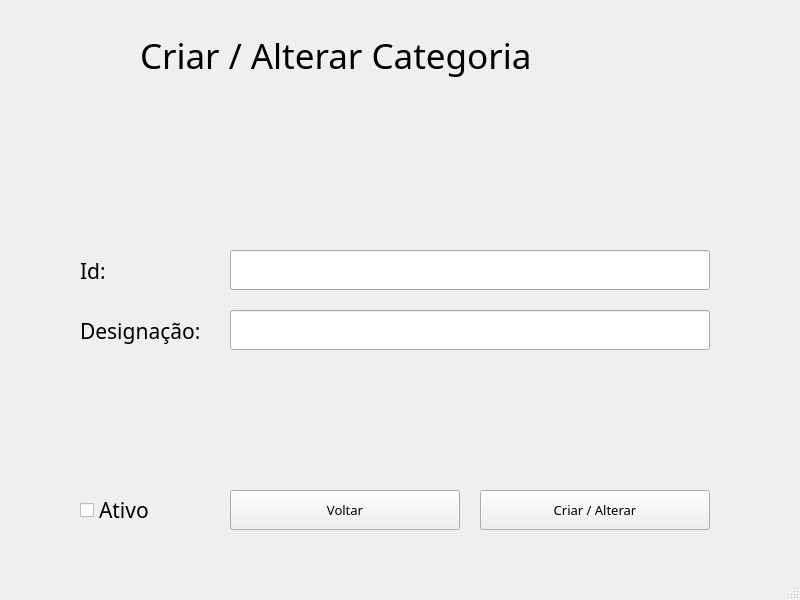
<?xml version="1.0" encoding="UTF-8"?>
<ui version="4.0">
 <class>MainWindow</class>
 <widget class="QMainWindow" name="MainWindow">
  <property name="geometry">
   <rect>
    <x>0</x>
    <y>0</y>
    <width>800</width>
    <height>600</height>
   </rect>
  </property>
  <property name="windowTitle">
   <string>Criar ou Alterar Fornecedor</string>
  </property>
  <widget class="QWidget" name="centralwidget">
   <widget class="QPushButton" name="pushButton_Voltar">
    <property name="geometry">
     <rect>
      <x>230</x>
      <y>490</y>
      <width>230</width>
      <height>40</height>
     </rect>
    </property>
    <property name="font">
     <font>
      <family>OCR A Extended</family>
      <pointsize>10</pointsize>
     </font>
    </property>
    <property name="text">
     <string>Voltar</string>
    </property>
   </widget>
   <widget class="QLabel" name="label_5">
    <property name="geometry">
     <rect>
      <x>140</x>
      <y>30</y>
      <width>531</width>
      <height>50</height>
     </rect>
    </property>
    <property name="font">
     <font>
      <family>OCR A Extended</family>
      <pointsize>26</pointsize>
     </font>
    </property>
    <property name="text">
     <string>Criar / Alterar Categoria</string>
    </property>
   </widget>
   <widget class="QLabel" name="label">
    <property name="geometry">
     <rect>
      <x>80</x>
      <y>250</y>
      <width>120</width>
      <height>41</height>
     </rect>
    </property>
    <property name="font">
     <font>
      <family>OCR A Extended</family>
      <pointsize>16</pointsize>
     </font>
    </property>
    <property name="text">
     <string>Id:</string>
    </property>
   </widget>
   <widget class="QLineEdit" name="lineEdit_Id">
    <property name="geometry">
     <rect>
      <x>230</x>
      <y>250</y>
      <width>480</width>
      <height>40</height>
     </rect>
    </property>
   </widget>
   <widget class="QCheckBox" name="checkBox">
    <property name="geometry">
     <rect>
      <x>80</x>
      <y>490</y>
      <width>120</width>
      <height>40</height>
     </rect>
    </property>
    <property name="font">
     <font>
      <family>OCR A Extended</family>
      <pointsize>16</pointsize>
     </font>
    </property>
    <property name="text">
     <string>Ativo</string>
    </property>
   </widget>
   <widget class="QPushButton" name="pushButton_CriarAlterar">
    <property name="geometry">
     <rect>
      <x>480</x>
      <y>490</y>
      <width>230</width>
      <height>40</height>
     </rect>
    </property>
    <property name="font">
     <font>
      <family>OCR A Extended</family>
      <pointsize>10</pointsize>
     </font>
    </property>
    <property name="text">
     <string>Criar / Alterar</string>
    </property>
   </widget>
   <widget class="QLineEdit" name="lineEdit_Id_2">
    <property name="geometry">
     <rect>
      <x>230</x>
      <y>310</y>
      <width>480</width>
      <height>40</height>
     </rect>
    </property>
   </widget>
   <widget class="QLabel" name="label_2">
    <property name="geometry">
     <rect>
      <x>80</x>
      <y>310</y>
      <width>140</width>
      <height>41</height>
     </rect>
    </property>
    <property name="font">
     <font>
      <family>OCR A Extended</family>
      <pointsize>16</pointsize>
     </font>
    </property>
    <property name="text">
     <string>Designação:</string>
    </property>
   </widget>
  </widget>
  <widget class="QStatusBar" name="statusbar"/>
 </widget>
 <resources/>
 <connections/>
</ui>
